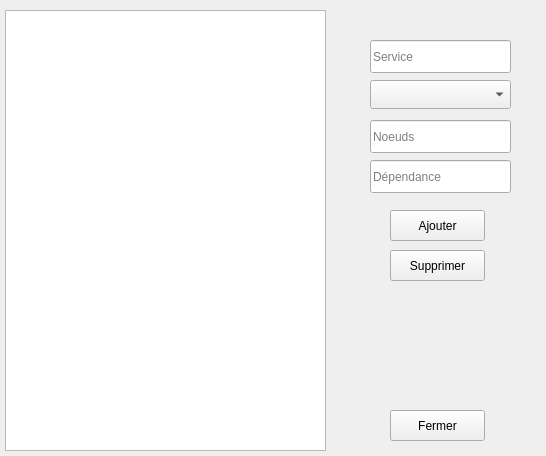
<?xml version="1.0" encoding="UTF-8"?>
<ui version="4.0">
 <class>Form</class>
 <widget class="QWidget" name="Form">
  <property name="enabled">
   <bool>true</bool>
  </property>
  <property name="geometry">
   <rect>
    <x>0</x>
    <y>0</y>
    <width>546</width>
    <height>456</height>
   </rect>
  </property>
  <property name="windowTitle">
   <string>Configuration</string>
  </property>
  <widget class="QListWidget" name="listWidget">
   <property name="geometry">
    <rect>
     <x>5</x>
     <y>10</y>
     <width>321</width>
     <height>441</height>
    </rect>
   </property>
  </widget>
  <widget class="QComboBox" name="comboBox">
   <property name="geometry">
    <rect>
     <x>370</x>
     <y>80</y>
     <width>141</width>
     <height>29</height>
    </rect>
   </property>
   <property name="editable">
    <bool>false</bool>
   </property>
  </widget>
  <widget class="QLineEdit" name="lineEdit">
   <property name="geometry">
    <rect>
     <x>370</x>
     <y>40</y>
     <width>141</width>
     <height>33</height>
    </rect>
   </property>
   <property name="text">
    <string/>
   </property>
   <property name="placeholderText">
    <string>Service</string>
   </property>
  </widget>
  <widget class="QLineEdit" name="lineEdit_2">
   <property name="geometry">
    <rect>
     <x>370</x>
     <y>120</y>
     <width>141</width>
     <height>33</height>
    </rect>
   </property>
   <property name="text">
    <string/>
   </property>
   <property name="placeholderText">
    <string>Noeuds</string>
   </property>
  </widget>
  <widget class="QLineEdit" name="lineEdit_3">
   <property name="geometry">
    <rect>
     <x>370</x>
     <y>160</y>
     <width>141</width>
     <height>33</height>
    </rect>
   </property>
   <property name="text">
    <string/>
   </property>
   <property name="placeholderText">
    <string>Dépendance</string>
   </property>
  </widget>
  <widget class="QPushButton" name="pushButton">
   <property name="geometry">
    <rect>
     <x>390</x>
     <y>210</y>
     <width>95</width>
     <height>31</height>
    </rect>
   </property>
   <property name="text">
    <string>Ajouter</string>
   </property>
  </widget>
  <widget class="QPushButton" name="pushButton_2">
   <property name="geometry">
    <rect>
     <x>390</x>
     <y>250</y>
     <width>95</width>
     <height>31</height>
    </rect>
   </property>
   <property name="text">
    <string>Supprimer</string>
   </property>
  </widget>
  <widget class="QPushButton" name="pushButton_3">
   <property name="geometry">
    <rect>
     <x>390</x>
     <y>410</y>
     <width>95</width>
     <height>31</height>
    </rect>
   </property>
   <property name="text">
    <string>Fermer</string>
   </property>
  </widget>
 </widget>
 <resources/>
 <connections/>
</ui>
